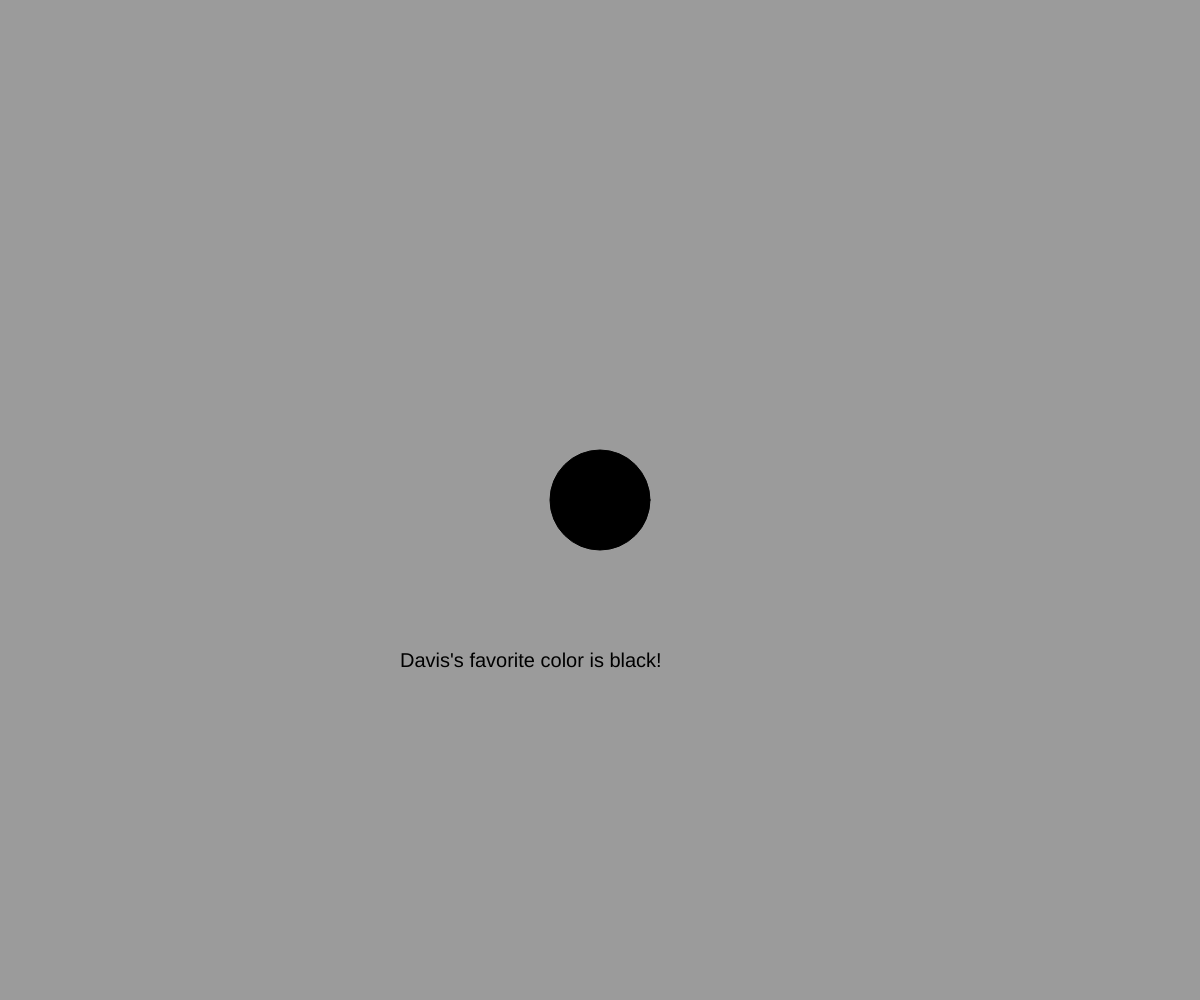
Frame 1 (no input)
Frame 60 (no input): identical to frame 1, image omitted
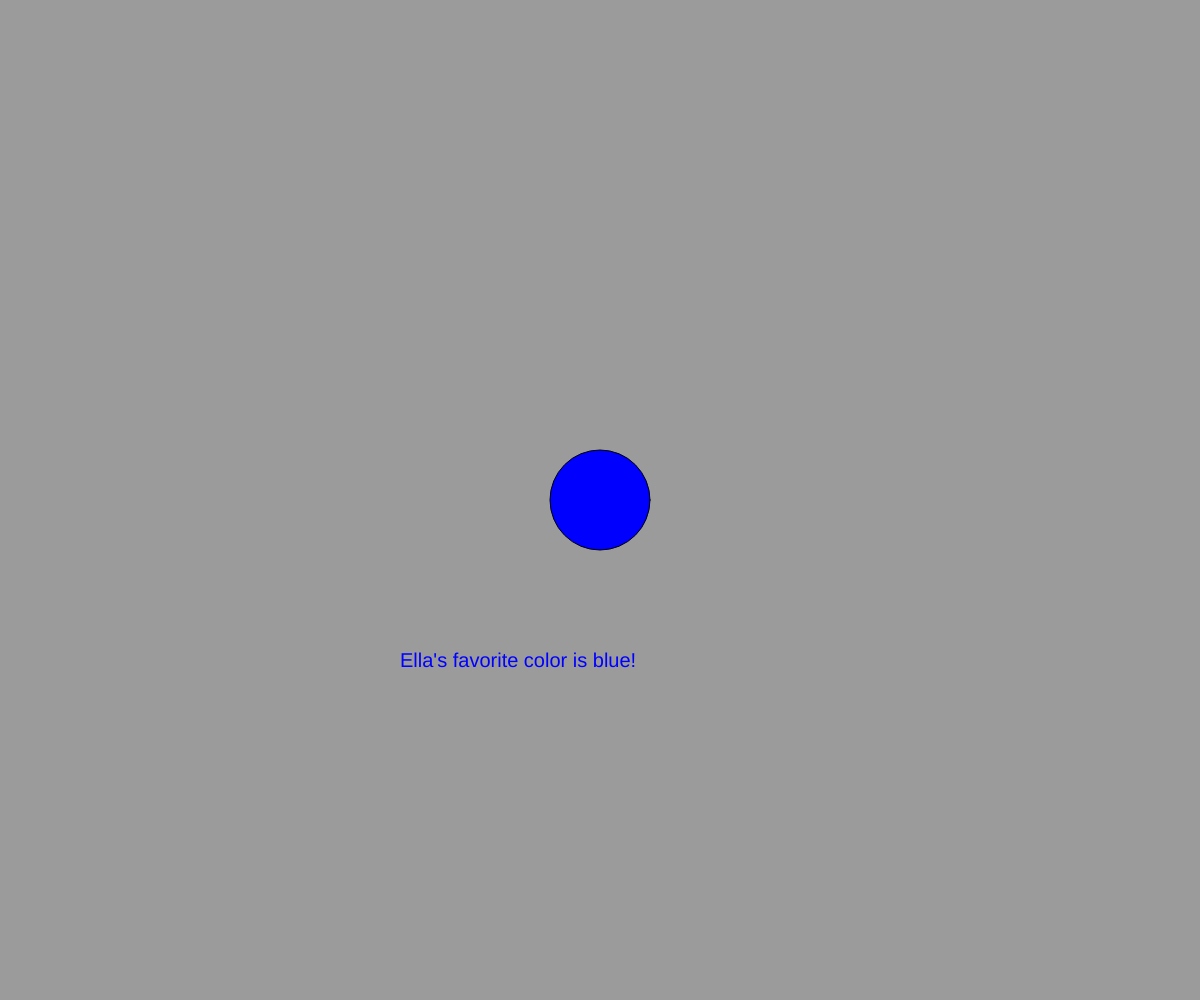
Frame 120 (the mouse pressed at the canvas centre since frame 60)

The p5.js sketch that drew these frames (run headless with seeded random() and noise() and a simulated clock; from frame 60 on, the mouse is pressed at the canvas centre):

// p5.js sketch
// ── sketch.js
let colors = [];
let num;

function setup() {
  createCanvas(windowWidth, windowHeight);
  
  colors[0] = new FavColor("Jesse", 'green');
  colors[1] = new FavColor("Ella", 'blue');
  colors[2] = new FavColor("Steven", 'red');
  colors[3] = new FavColor("Jacob", 'purple');
  colors[4] = new FavColor("Davis", 'black');
  colors[5] = new FavColor("Brandon", 'gold');
  
  background(155);
  textSize(20);
  text("CLICK", width/2, height/2);

  mousePressed();
}

function draw() {
  //background(200);
  //colors[0].display();
  //colors[0].getName();
  //colors[0].getColor(); 
}

function mousePressed() {
  background(155);
  num = random(colors.length);
  colors[int(num)].display();
  colors[int(num)].whoWhos(); 
  return false;
}
// ── favColor.js
class FavColor{
  
    constructor(nameParam, colorParam){
      this.name = nameParam;
      this.color = colorParam;
      
    }
    
    display(){
      fill(this.color);
      ellipse(width/2, height/2, 100,100);
    }
    
    getName(){
      text(this.name, width/2, height/3.5);
    }
    getColor(){
      text(this.color, width/2, height/3);
    }
    
    whoWhos(){
      text(this.name+"'s"+" favorite color is "+ this.color+"!", width/3, height/1.5);
  }
  }
